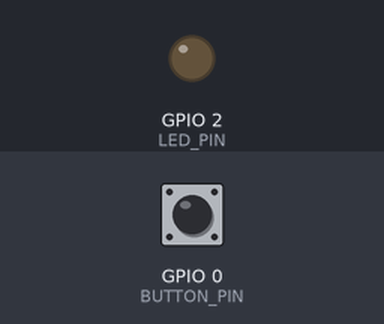
Bench run of a sketch on a simulated ESP32. Parts: output pins drawn as LEDs (lit = HIGH). The test bench sets the inputs (shaded band); at power-on: GPIO 0 (BUTTON_PIN) HIGH.

Above: at 1.2 s.
1.3 s: GPIO 0 (BUTTON_PIN) pulled LOW for 0.15 s
At 1.37 s:
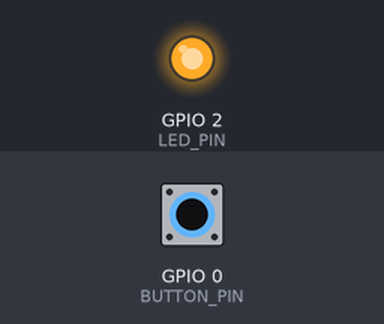
2.9 s: GPIO 0 (BUTTON_PIN) pulled LOW for 3.2 s
At 7.5 s:
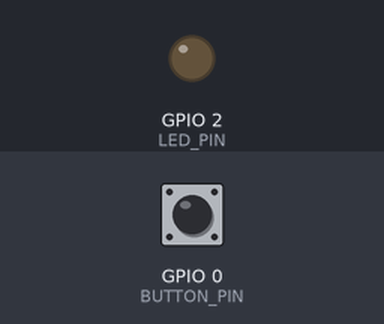
Timing chart, 0 to 9.0 s (numbered marks = the images above; inputs shaded):
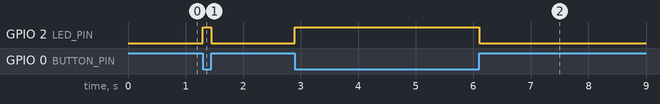

The sketch:

toggle_led.ino
```cpp
#define LED_PIN 2          // Use the built-in LED (GPIO 2 for most ESP32 boards)
#define BUTTON_PIN 0       // GPIO Pin for the built-in button (GPIO 0 for most ESP32 boards)

void setup() {
  pinMode(LED_PIN, OUTPUT);     // Set the LED pin as output
  pinMode(BUTTON_PIN, INPUT_PULLUP);  // Set the built-in button pin as input with internal pull-up resistor
}

void loop() {
  int buttonState = digitalRead(BUTTON_PIN);  // Read the state of the built-in button

  if (buttonState == LOW) {  // Button is pressed (since we use INPUT_PULLUP)
    digitalWrite(LED_PIN, HIGH);  // Turn the LED on
  } else {
    digitalWrite(LED_PIN, LOW);   // Turn the LED off
  }
}
```

Measured:
- after the input at 1.3 s, GPIO 2 (LED_PIN): LOW → HIGH at once, → LOW 0.15 s later
- after the input at 2.9 s, GPIO 2 (LED_PIN): LOW → HIGH at once, → LOW 3.2 s later
